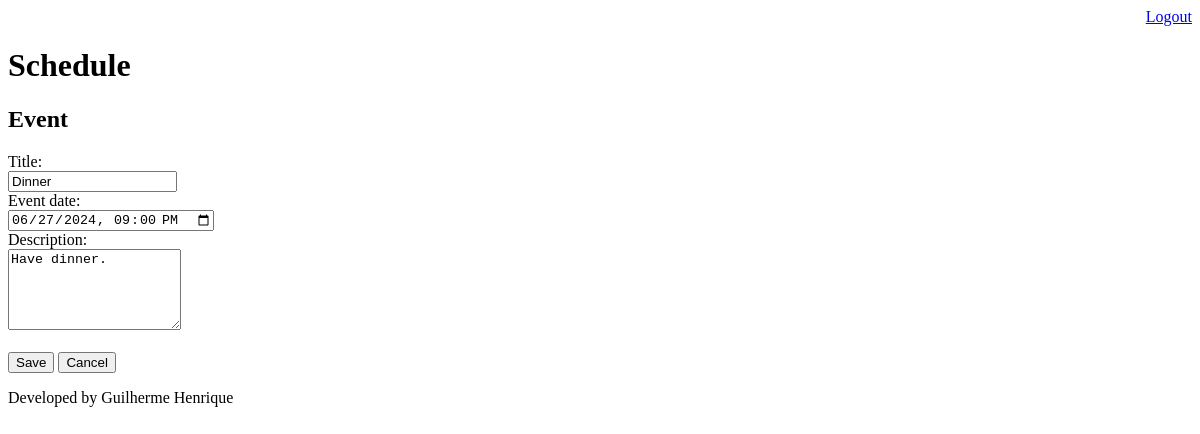
Page /schedule/event/?id=3 (signed in) on the earlier database version.
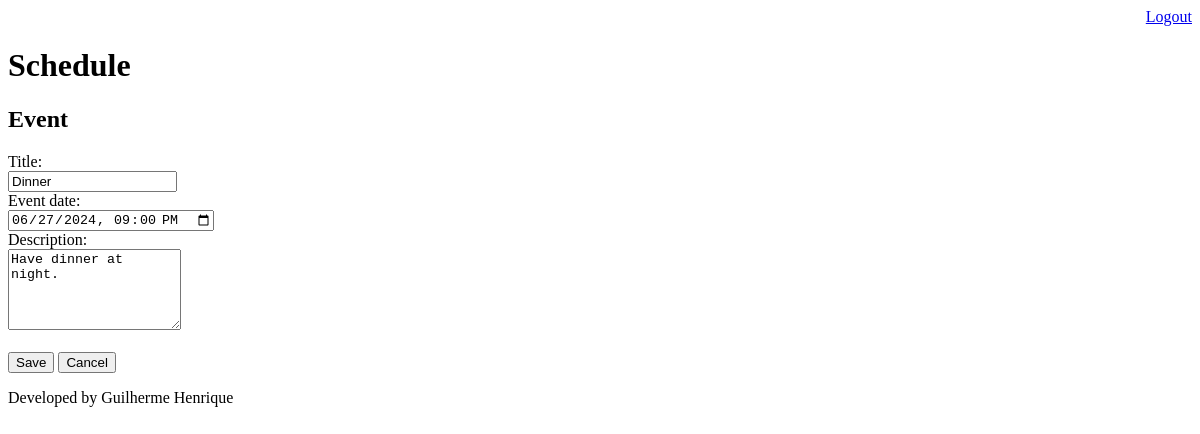
Same page on the later database version.
### core/models.py (models this page shows, shortened)
class Event(models.Model):
    title = models.CharField(max_length=100)
    description = models.TextField(blank=True, null=True)
    event_date = models.DateTimeField(verbose_name='Date of Event')
    creation_date = models.DateTimeField(auto_now=True)
    user = models.ForeignKey(User, on_delete=models.CASCADE)
    class Meta:
        db_table = 'event'
    def get_event_input_date(self):
        return self.event_date.strftime('%Y-%m-%dT%H:%M')

### core/views.py (the view)
# urls.py: path('schedule/event/', views.event),
@login_required(login_url="/login/")
def event(request):
    event_id = request.GET.get("id")
    data = {}
    if event_id:
        data["event"] = Event.objects.get(id=event_id)
    return render(request, "event.html", data)

### templates/event.html (shortened to what this page needs)
{% extends "model-page.html" %}
{% block content %}
<h2>Event</h2>
<form action="submit" method="POST"> {% csrf_token %}
    <label>Title: </label><br>
    <input type="text" name="title" size="18" value="{{ event.title }}"><br>
    <label>Event date: </label><br>
    <input type="datetime-local" name="event_date" value="{{ event.get_event_input_date }}"><br>
    <label>Description: </label><br>
    <textarea name="description" rows="5" cols="19">{{ event.description }}</textarea>
    <br><br>
    <button type="submit">Save</button>
    <a href="/">
        <button type="button">Cancel</button>
    </a>
</form>
{% endblock     %}

Differences in the rows shown:
changed Event "Dinner": description "Have dinner." → "Have dinner at night."
